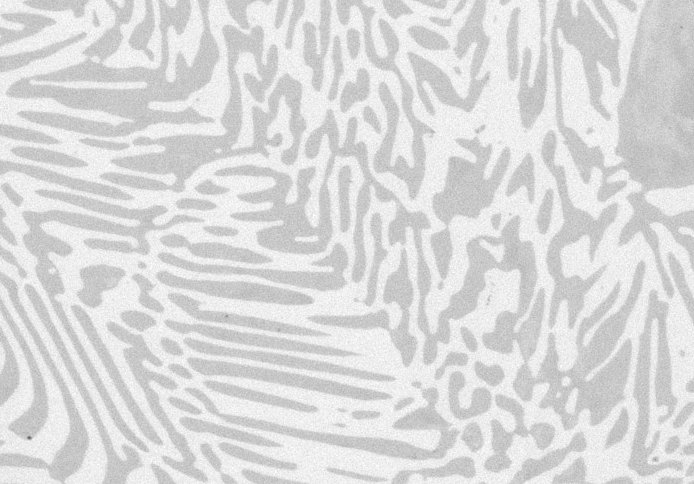
#> input picture data/Alloy.jpg, 694 x 484 px
$ python CLAHE_and_Thresholding_with_opencv.py
#> lines starting #> are read from the running program, lines starting #| are printed output that depends on the picture; after the words box and inside, x2 and y2 are one past the last pixel; in counts of white or black regions, pixels touching at a corner belong together
import cv2
from matplotlib import pyplot as plt
import numpy as np

img = cv2.imread("../data/Alloy.jpg",0)
#> img is the input picture: shape (484, 694); min 95, max 255, mean 218.6

equalized = cv2.equalizeHist(img)
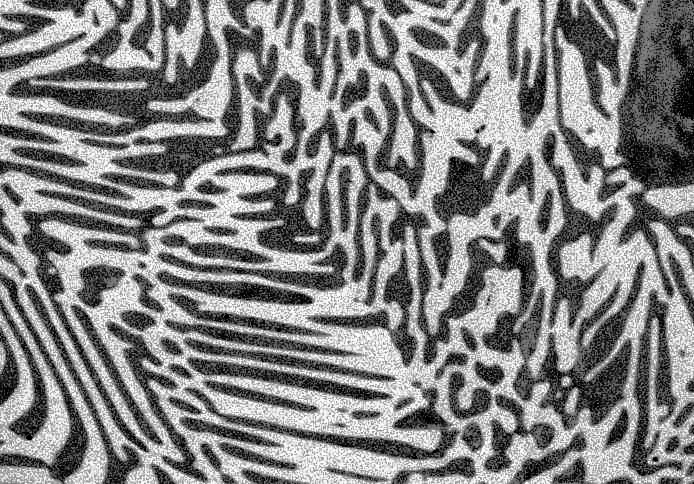
#> equalized: shape (484, 694); min 0, max 255, mean 130.3
"""
Histogram equalization improves image contrast by redistributing pixel intensities
spreads intensity values across a wider range
so that dark and bright regions become more distinguishable
"""
plt.figure(figsize=(6,4))
plt.hist(img.flat, bins=100, range=(0,255))
plt.title("Original Histogram")

plt.figure(figsize=(6,4))
plt.hist(equalized.flat, bins=100, range=(0,255))
plt.title("Equalized Histogram")

plt.figure(figsize=(8,4))

plt.subplot(1,2,1)
plt.imshow(img, cmap='gray')
plt.title("Original")

plt.subplot(1,2,2)
plt.imshow(equalized, cmap='gray')
plt.title("Equalized")

plt.show()
#> figure, not shown here; tallest bar 32083 high, from x = 234.6 to 237.2
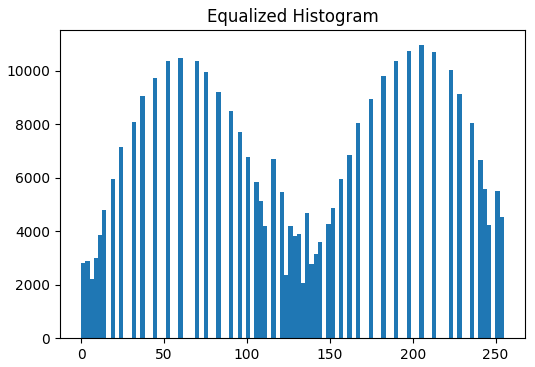
#> figure drawn by matplotlib, 1 panel; tallest bar 10978 high, from x = 204 to 206.5
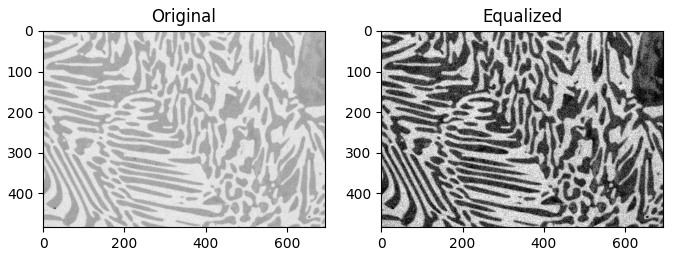
#> figure drawn by matplotlib, 2 panels

clahe = cv2.createCLAHE(clipLimit = 2.0, tileGridSize = (8,8))
#Contrast Limited Adaptive Histogram Equalization
"""
CLAHE divides the image into small tiles
Each tile is equalized independently
clipLimit = 2.0 controls maximum contrast amplification

tileGridSize = (8,8)

Controls how many local regions are created

Small tiles:
stronger local enhancement
more sensitive to noise

Large tiles:
closer to global equalization
smoother appearance
"""
cl_img = clahe.apply(img)
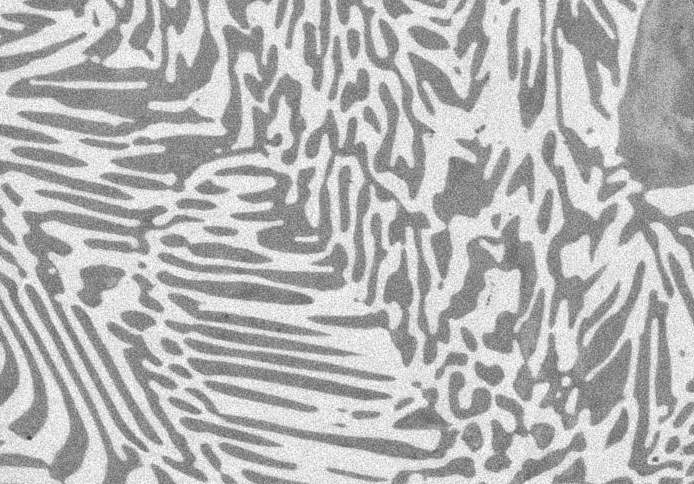
#> cl_img: shape (484, 694); min 55, max 255, mean 181.8

plt.subplot(1,2,1)
plt.imshow(cl_img, cmap='gray')
plt.title("CLAHE")

plt.show()

plt.figure(figsize=(6,4))
plt.hist(cl_img.flat, bins=100, range=(100,255))
plt.title("CLAHE Histogram")

ret, thresh1 = cv2.threshold(cl_img, 190, 150, cv2.THRESH_BINARY)
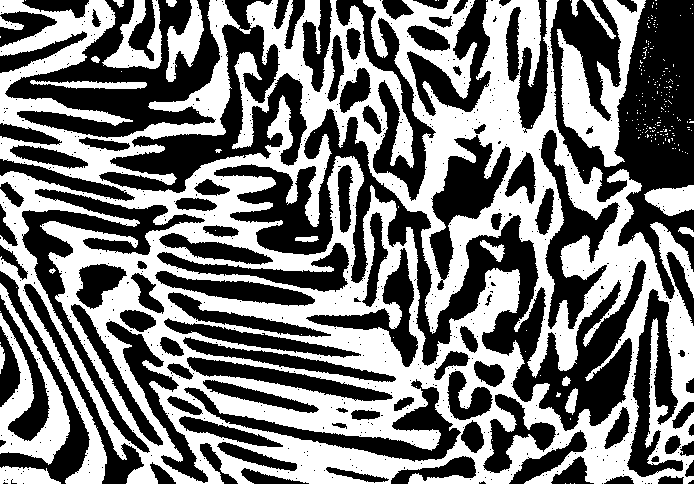
#> thresh1: shape (484, 694); values 0 (black) and 150 (white), 47.2% white; 230 white regions (209 under 20 px), largest, box (x1, y1, x2, y2) and area: (0, 0, 694, 484) 140802, (557, 0, 646, 167) 5588, (0, 283, 70, 465) 4529
ret, thresh2 = cv2.threshold(cl_img, 190, 255, cv2.THRESH_BINARY_INV+cv2.THRESH_OTSU)
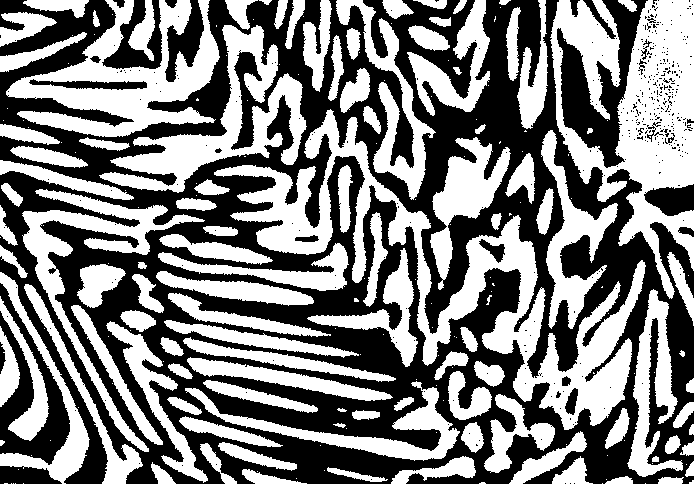
#> thresh2: shape (484, 694); 50.1% white; 414 black regions (386 under 20 px), largest, box (x1, y1, x2, y2) and area: (0, 0, 694, 484) 148593, (557, 0, 648, 168) 5833, (0, 283, 70, 465) 4745
#> ret = 181
"""
if pixel intensity > threshold: assign one value else: assign another value
ret = 190
if thresh otsu, ret will be important
thresh1 is a map of 150 and 0
"""
plt.figure(figsize=(8,4))

plt.subplot(1,2,1)
plt.imshow(thresh1, cmap='gray')
plt.title("Binary Threshold1")


plt.subplot(1,2,2)
plt.imshow(thresh2, cmap='gray')
plt.title("Binary Threshold2")

plt.show()
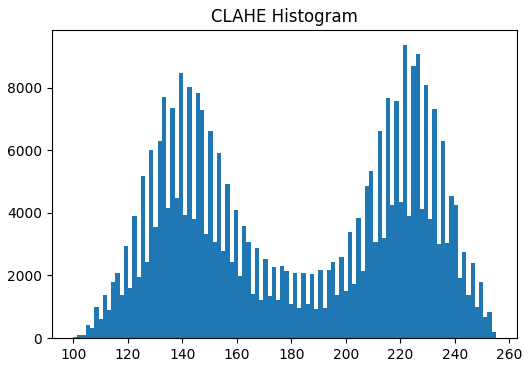
#> figure drawn by matplotlib, 1 panel; tallest bar 9375 high, from x = 220.9 to 222.5
